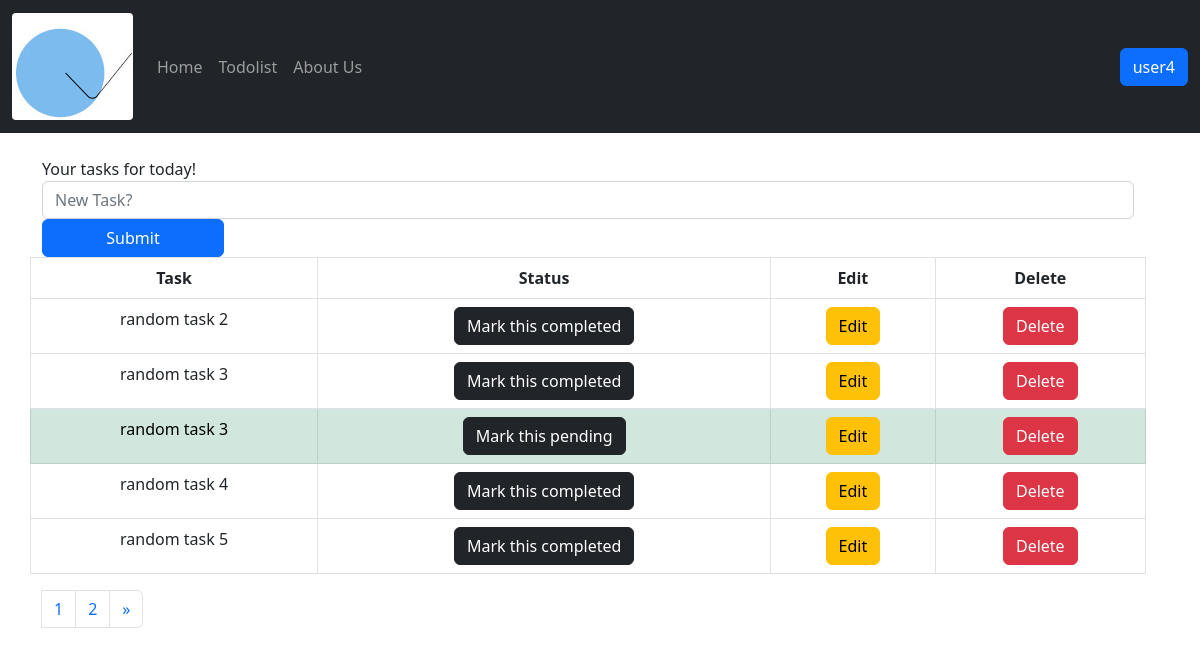
Screenshot of /task/ (signed in) with the database file from the repository.
### todolist/models.py (models this page shows, shortened)
class TaskList(models.Model):
    manage=models.ForeignKey(User,on_delete=models.CASCADE)
    task=models.CharField(max_length=300)
    done=models.BooleanField(default=False)

### todolist/views.py (the view)
# urls.py: path('task/',include('todolist.urls')),
@login_required
def todolist(request):
    if request.method == "POST":
        form=TaskForm(request.POST or None)
        if form.is_valid():
            instance=form.save(commit=False)
            instance.manage=request.user
            instance.save()
        messages.success(request,("New Task Added!"))
        return redirect('todolist')
    else:
        all_tasks=TaskList.objects.filter(manage=request.user)
        paginator=Paginator(all_tasks, 5)
        page=request.GET.get('pg')
        all_tasks=paginator.get_page(page)
        return render(request,'todolist.html',{'all_tasks':all_tasks})

### todolist/templates/todolist.html (shortened to what this page needs)
{% extends 'base.html' %}
{% block content %}
      <div class="container">
        <div class="row">
          <form method="POST" class="row">
            <div class="form-group">
              <label class="col-lg-4">Your tasks for today!</label>
                <input type="text" class="form-control col-lg-6" name="task" placeholder="New Task?">
              <button type="submit" class="btn btn-primary col-lg-2">Submit</button>
          </form>
        </div>
        <div class="row">
          <table class="table table-bordered text-center">
            <thead class="thread-dark">
                <tr>
                    <th>Task</th>
                    <th>Status</th>
                    <th>Edit</th>
                    <th>Delete</th>
                </tr>
            </thead>
                <tbody>
                    {% if all_tasks %}
                        {% for obj in all_tasks %}
                            {% if obj.done %}
                                <tr class="table-success">
                                    <td>{{obj.task}}</td>
                                    <td><a href="{% url 'pending_task' obj.id %}"><button type="button" class="btn btn-dark">Mark this pending</button></a></td>
                                    <td><a href="{% url 'edit_task' obj.id %}"><button type="button" class="btn btn-warning">Edit</button></a></td>
                                    <td><a href="{% url 'delete_task' obj.id %}"><button type="button" class="btn btn-danger">Delete</button></a></td>
                                </tr>
                            {% else %}
                                <tr>
                                    <td>{{obj.task}}</td>
                                    <td><a href="{% url 'complete_task' obj.id %}"><button type="button" class="btn btn-dark">Mark this completed</button></a></td>
                                    <td><a href="{% url 'edit_task' obj.id %}"><button type="button" class="btn btn-warning">Edit</button></a></td>
                                    <td><a href="{% url 'delete_task' obj.id %}"><button type="button" class="btn btn-danger">Delete</button></a></td>
                                </tr>
                            {% endif %}
                        {% endfor %}
                    {% endif %}
                </tbody>
            </table>
          </div>
          <div class="row">
              <nav aria-label="Page navigation example">
                <ul class="pagination">
                  <li class="page-item"><a class="page-link" href="?pg={{ all_tasks.number }}">{{ all_tasks.number}}</a></li>
                  <li class="page-item">
                    {% if all_tasks.has_next %}
                    <a class="page-link" href="?pg={{ all_tasks.next_page_number }}" aria-label="Next">
                      <span aria-hidden="true">{{ all_tasks.next_page_number }}</span>
                    </a>
                    {% endif %}
                  </li>
                  <li class="page-item">
                    <a class="page-link" href="?pg={{ all_tasks.paginator.num_pages }}" aria-label="Next">
                      <span aria-hidden="true">&raquo;</span>
                    </a>
                  </li>
                </ul>
              </nav>
            </div>
    </div>
{% endblock content %}

### templates/base.html (shortened to what this page needs)
{% load static %}
<!doctype html>
<html lang="en">
  <head>
    <link href="https://cdn.jsdelivr.net/npm/bootstrap@5.2.0/dist/css/bootstrap.min.css" rel="stylesheet">
  </head>
  <body>
    <nav class="navbar navbar-expand-lg navbar-dark bg-dark">
      <div class="container-fluid">
          <a class="navbar-brand" href="{% url 'index' %}"><img src="{% static 'images/logo_1_svg.jpeg' %}" alt="taskmate" class="rounded-1"></a>
          <div class="collapse navbar-collapse" id="navbarNavAltMarkup">
            <div class="navbar-nav">
                <a class="nav-link" href="{% url 'index' %}">Home</a>
                <a class="nav-link" href="{% url 'todolist' %}">Todolist</a>
                <a class="nav-link" href="{% url 'about' %}">About Us</a>
            </div>
          </div>
        {% if user.is_authenticated %}
          <button type="button" class="btn btn-primary">{{ user }}</button>
        {% else %}
        <button type="button" class="btn btn-primary">Logged Out</button>
        {% endif %}
        </div>
      </nav>
      {% block content %}
      {% endblock content %}
    </body>
  </html>

### rows the page displays
TaskList: task "random task 2"
TaskList: task "random task 3"
TaskList: task "random task 3"
TaskList: task "random task 4"
TaskList: task "random task 5"

### other values shown
{{ user }} "user4"
{{ all_tasks.number }} "1"
{{ all_tasks.next_page_number }} "2"
